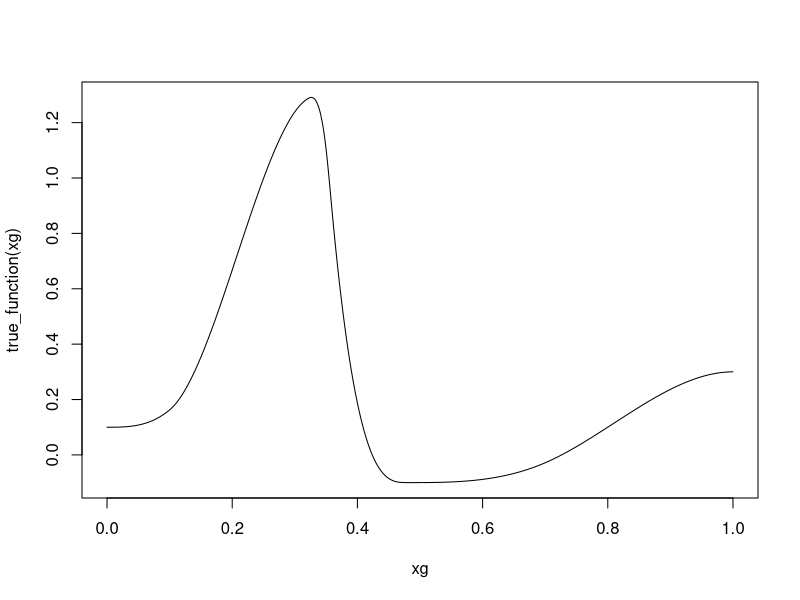
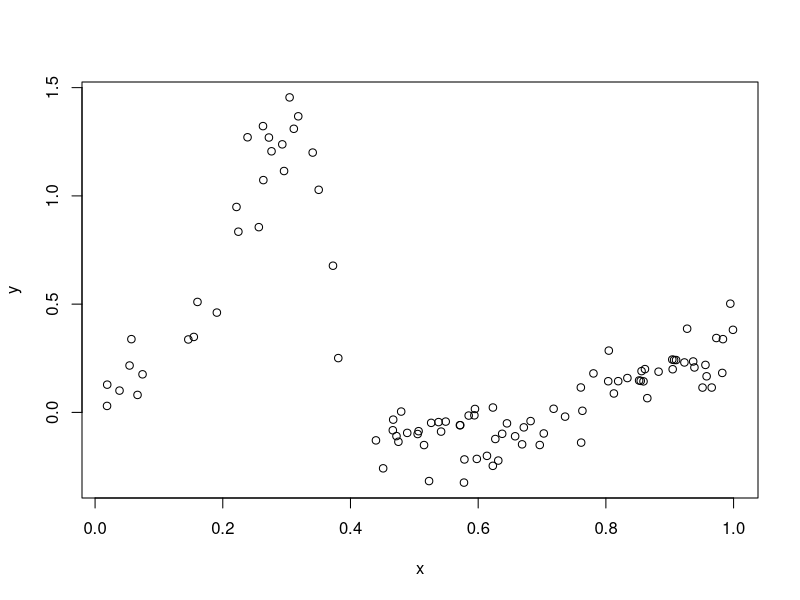
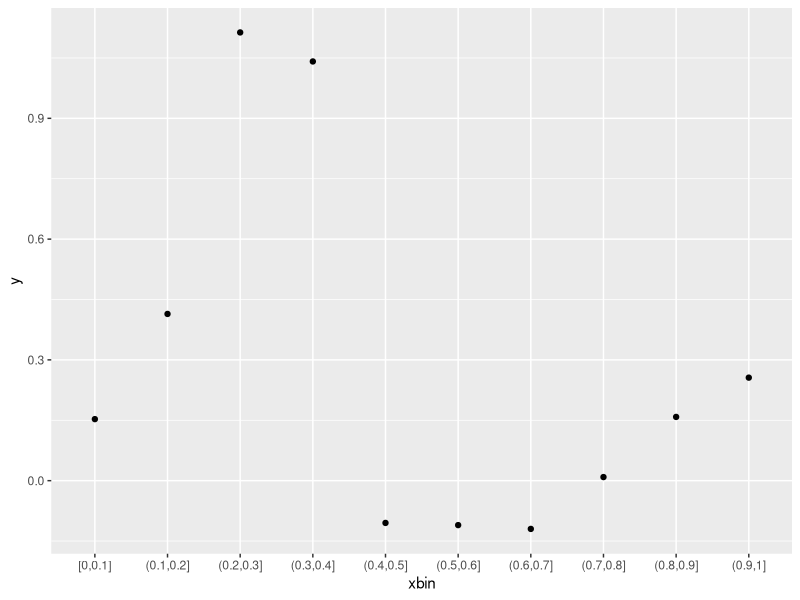
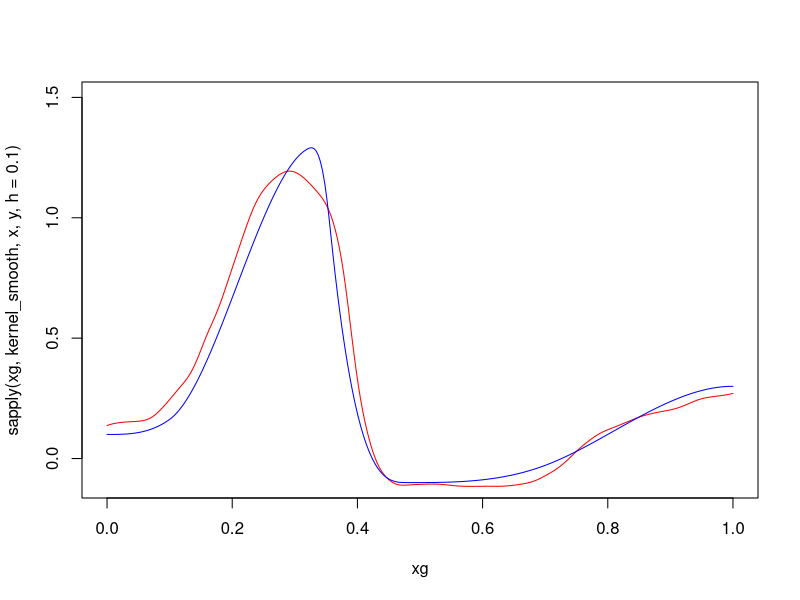
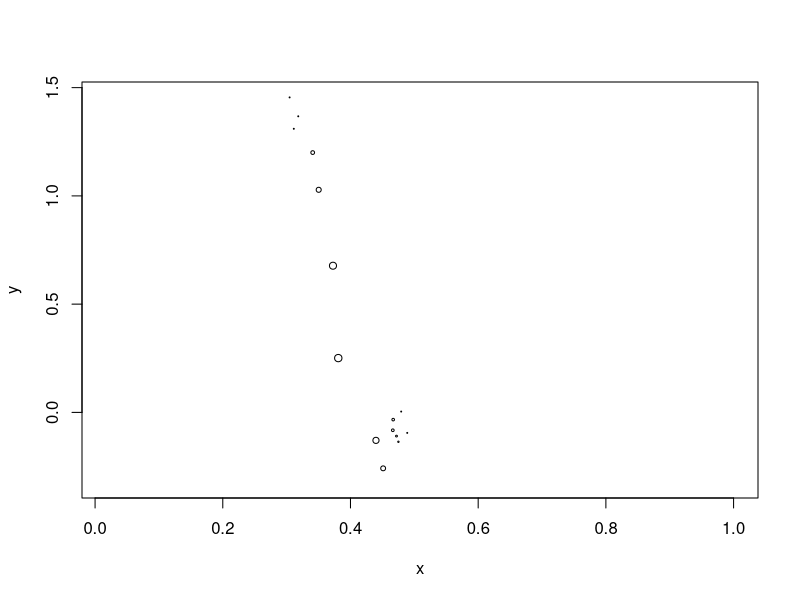
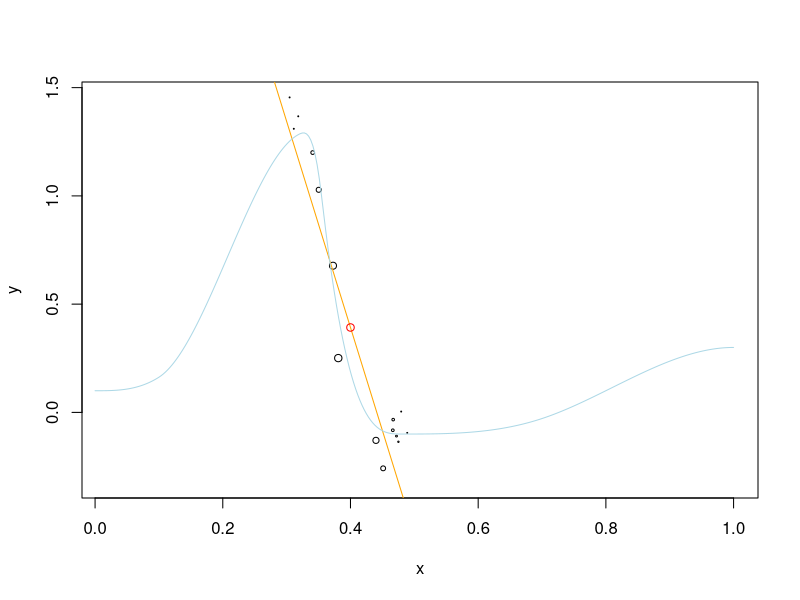
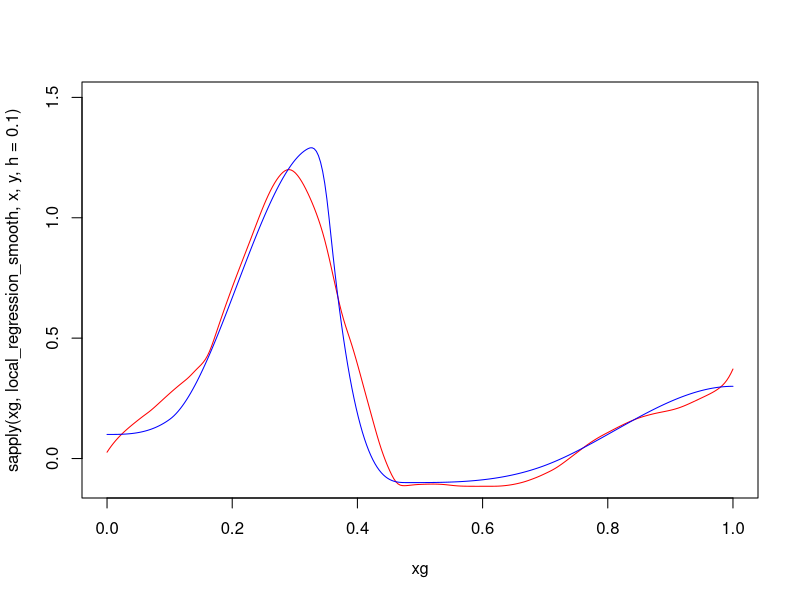
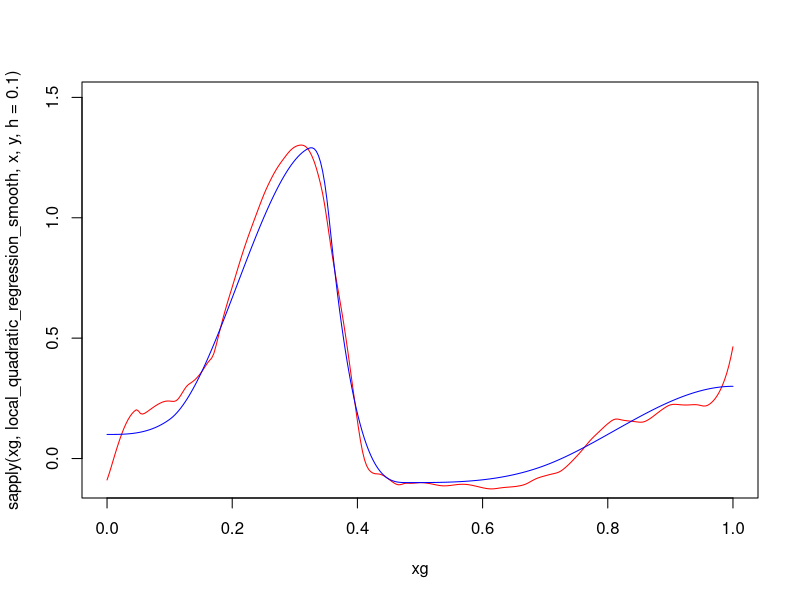

Recreate these plots in R, in order.
## ---- chunk 1
library( splines )

spline_coefs = c( .1, .1, .1, .3, 1.3, 1.3, -.1, -.1, -.1, .3, .3  )
spline_knots = c( .1, .1, .32, .35, .36, .48, .7 )
  
true_function <- function(x)
   bs( x, knots=spline_knots, intercept=TRUE ) %*% spline_coefs

xg <- seq( 0, 1, length.out=1000 )
plot( xg, true_function( xg ), type="l" )
## ---- chunk 2
n <- 100
set.seed( 13245769 )
x <- runif( n )
## ---- chunk 3
y <- true_function( x ) + rnorm( n, sd=.1 )
## ---- chunk 4
plot( x, y )
## ---- chunk 5
suppressPackageStartupMessages( library( tidyverse ) )

tibble( x, y ) %>%
mutate( xbin = cut_width( x, .1, center=0.05 ) ) %>%
group_by( xbin ) %>%
summarise_all( mean ) %>%
ggplot() + geom_point( aes( xbin, y ) )
## ---- chunk 6
tricube <- function(u)
  ifelse( abs(u) < 1, ( 1 - abs(u)^3 )^3, 0 )
## ---- chunk 7
kernel_smooth <- function( x0, x, y, h ) {
  w <- tricube( ( x - x0 ) / h )
  sum( w * y ) / sum( w )
}
## ---- chunk 8
xg <- seq( 0, 1, length.out = 300 )

plot( 
  xg, 
  sapply( xg, kernel_smooth, x, y, h=.1), 
  type="l", col="red", ylim=c( -.1, 1.5 ) )

lines( xg, true_function( xg ), col="blue" )
## ---- chunk 9
x0 <- .4

w <- tricube( ( x - x0 ) / .1 )

plot( x, y, cex=w )
## ---- chunk 10
fit <- lm( y ~ x, weights=w )
## ---- chunk 11
coef(fit)
## ---- chunk 12
plot( x, y, cex=w )
abline( a=coef(fit)[1], b=coef(fit)[2], col="orange" )
points( x0, coef(fit)[1] + x0*coef(fit)[2], col="red" )
lines( xg, true_function(xg), col="lightblue" )
## ---- chunk 13
local_regression_smooth <- function( x0, x, y, h ) {
  w <- tricube( ( x - x0 ) / h )
  fit <- lm( y ~ x, weights=w )
  coef(fit)[1] + x0 * coef(fit)[2]
}
## ---- chunk 14
plot( 
  xg, 
  sapply( xg, local_regression_smooth, x, y, h=.1), 
  type="l", col="red", ylim=c( -.1, 1.5 ) )

lines( xg, true_function( xg ), col="blue" )
## ---- chunk 15
local_quadratic_regression_smooth <- function( x0, x, y, h ) {
  w <- tricube( ( x - x0 ) / h )
  fit <- lm( y ~ x + I(x^2), weights=w )
  coef(fit)[1] + x0 * coef(fit)[2] + x0^2 * coef(fit)[3]
}
## ---- chunk 16
plot( 
  xg, 
  sapply( xg, local_quadratic_regression_smooth, x, y, h=.1), 
  type="l", col="red", ylim=c( -.1, 1.5 ) )

lines( xg, true_function( xg ), col="blue" )
## ---- chunk 17
xg <- seq( 0, 1, length.out = 300 )

plot( x, y, xlim=c(0,1), ylim=c(-.2,1.6) )

for( i in 1:100 ) {
  bss <- sample.int( length(x), replace=TRUE )
  lines( xg, sapply( xg, kernel_smooth, x[bss], y[bss], h=.1 ), 
     col = adjustcolor( "red", alpha=.1 ) ) }

lines( xg, true_function(xg), col="blue" )
## ---- chunk 18
n <- 300
## ---- chunk 19
set.seed( 13245768 )
x <- runif(n)
## ---- chunk 20
s = round( exp( rnorm( n, log(1e3), .5 ) ) )

hist( log10(s) )
## ---- chunk 21
true_fraction <- function(x) exp( true_function(x) * 4 - 8 )

q <- true_fraction(x)

plot( x, q, log="y")
## ---- chunk 22
k <- rpois( n, q * s )

plot( x, log( k/s * 1e4 + 1 ) )
## ---- chunk 23
kernel_smooth_Poisson <- function( x0, x, k, s, h ) {
  w <- tricube( ( x - x0 ) / h )
  sum( w * k ) / sum( w * s )
}
## ---- chunk 24
xg <- seq( 0, 1, length.out = 300 )

plot( xg, sapply( xg, kernel_smooth_Poisson, x, k, s, h=.1 ), 
  type="l", col="red", log="y" )

lines( xg, true_fraction( xg ), col="blue" )

## ---- chunk 25
t <- seq( from=0, by=10, length.out=20 )
expected_counts_per_min <- 100* 2^( - t / 20 )

k <- rpois( length(t), expected_counts_per_min )

plot( t, k )
## ---- chunk 26
plot( t, k, log="y")
## ---- chunk 27
ll <- function( alpha, kappa )
  sum( dpois( k, alpha * exp( -kappa * t ), log=TRUE ) )
## ---- chunk 28
optim( 
  c( 50, 0.1 ),
  function( x ) -ll( x[1], x[2] ) )
## ---- chunk 29
fit <- glm( k ~ t, family = poisson(link="log") )
fit
## ---- chunk 30
exp(coef(fit)[1])
## ---- chunk 31
set.seed( 13245768 )
x <- runif(n)
s <- round( exp( rnorm( n, log(1e3), .5 ) ) )
k <- rpois( n, q * s )

plot( x, log( k/s * 1e4 + 1 ) )
## ---- chunk 32
local_regression_smooth_Poisson <- function( x0, x, k, s, h ) {
  w <- tricube( ( x - x0 ) / h )
  fit <- glm( k ~ x, weights=w, offset=log(s), family=poisson("log") )
  unname( coef(fit)[1] + x0 * coef(fit)[2] )
}
## ---- chunk 33
yhat <- sapply( xg, local_regression_smooth_Poisson, x, k, s, .1 )

plot( x, log( k/s + 1e-4 ), col="gray" )
lines( xg, yhat, col="red" )
lines( xg, log( true_fraction( xg ) ), col="blue" ) 
